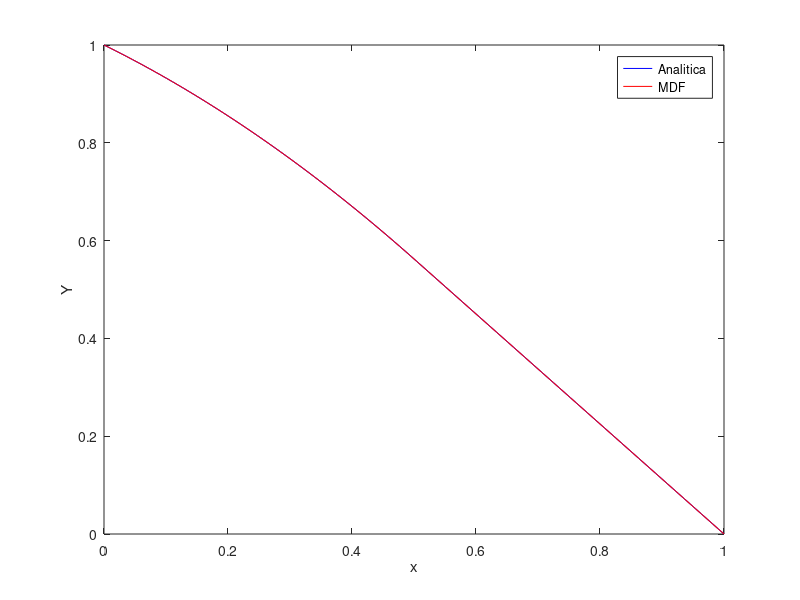

MATLAB code to generate this figure: (Note: this script raises an error after producing the figure.)
function [  ] = Ejercicio1( )


    %Preparar_Resolver(100, true); %Con esto se puede graficar los
                                  %resultados
    Preparar_Resolver(110, true);

    Npar= 10:10:1000;
    Nimpar = 11:10:1000;
    ErrorsPar = zeros(length(Npar),1);    %NOTAR puntos num pares pero intervalos impares
    ErrorsImpar = zeros(length(Nimpar),1);%NOTAR puntos num impares pero intervalos pares
    for i = 1:length(Npar)
       ErrorsPar(i) = Preparar_Resolver(Npar(i), false);
    end
    for i = 1:length(Nimpar)
        ErrorsImpar(i) = Preparar_Resolver(Nimpar(i), false);
    end
    
    figure(1)
    plot(Npar, ErrorsPar,'g');
    hold on;
    Cuadratica = Npar.^(-2);%-0.000001*N.^2;
    plot(Npar, Cuadratica,'y');
    plot(Nimpar, ErrorsImpar,'r');
    title 'Desarrollo del error'
    xlabel 'Puntos'
    ylabel 'Errores'
    %legend('Error calculado', 'Puntos^2');
    legend('Intervalos impares', 'Intervalos pares');
    %Notar que son intervalos pares o impares NO PUNTOS PARES O IMPARES

    %figure(2);
    %plot(log(N), log(Errors),'r');
    %title 'Desarrollo del error - Escala Logaritmica'
    %xlabel 'Puntos'
    %ylabel 'Errores'

end

function [ e ] = Preparar_Resolver( N, feedback )

    close all;
    
    X = 0    :1.0/(N-1):    1;%produce vector de N
    dx = 1.0/(N-1);           

    T1 = -X(1:ceil(N/2)).^2./2 + (-5./8).*X(1:ceil(N/2)) +1;%Solucion Analitica, tramo 1
    T2 = 9/8.*(-X(ceil(N/2)+1:N)+1);                        %Solucion Analitica, tramo 2
    
    Tanalitic = [T1' ; T2'];
    
    if( feedback )
        plot(X,Tanalitic,'b');
    end
    
    %Creando la matriz del problema
    A = eye(N);
    A = A.*(-2);
    A(1,1) = 1;
    for i= 2:N-1
        A(i,i+1) = 1;
        A(i,i-1) = 1;
    end
    A(N,N) = 1;

    sparse(A);
    
    %Creacion del vector independiente
    b = zeros(N,1);        %Tramo 2: d^2Fi/dx^2     = 0
    b(1) = 1;
    for i=2:ceil(N/2)
       b(i) = -1*(dx^2);%Tramo 1: d^2Fi/dx^2 + 1 = 0
    end
    b(N) = 0;
    
    T = A\b;%Solucionando

    if( feedback )
        hold on;
        plot(X,T,'r');
        xlabel 'x';
        ylabel 'Y';
        legend('Analitica','MDF');
    end
    
    e = CalcularError(Tanalitic, T);

end
